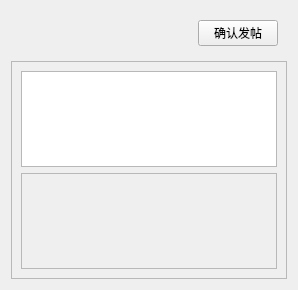
                     <widget class="QWidget" name="postpage">
                      <layout class="QVBoxLayout" name="verticalLayout_28">
                       <item>
                        <widget class="QWidget" name="widget_16" native="true">
                         <layout class="QHBoxLayout" name="horizontalLayout_32" stretch="8,1">
                          <item>
                           <widget class="QLabel" name="label_22">
                            <property name="text">
                             <string/>
                            </property>
                           </widget>
                          </item>
                          <item>
                           <widget class="QPushButton" name="btn_confimrpost">
                            <property name="text">
                             <string>确认发帖</string>
                            </property>
                           </widget>
                          </item>
                         </layout>
                        </widget>
                       </item>
                       <item>
                        <widget class="QFrame" name="frame_9">
                         <property name="frameShape">
                          <enum>QFrame::Shape::StyledPanel</enum>
                         </property>
                         <property name="frameShadow">
                          <enum>QFrame::Shadow::Raised</enum>
                         </property>
                         <layout class="QVBoxLayout" name="verticalLayout_27" stretch="1,1">
                          <item>
                           <widget class="QTextEdit" name="textEdit_4"/>
                          </item>
                          <item>
                           <widget class="QFrame" name="frame_10">
                            <property name="frameShape">
                             <enum>QFrame::Shape::StyledPanel</enum>
                            </property>
                            <property name="frameShadow">
                             <enum>QFrame::Shadow::Raised</enum>
                            </property>
                           </widget>
                          </item>
                         </layout>
                        </widget>
                       </item>
                      </layout>
                     </widget>
